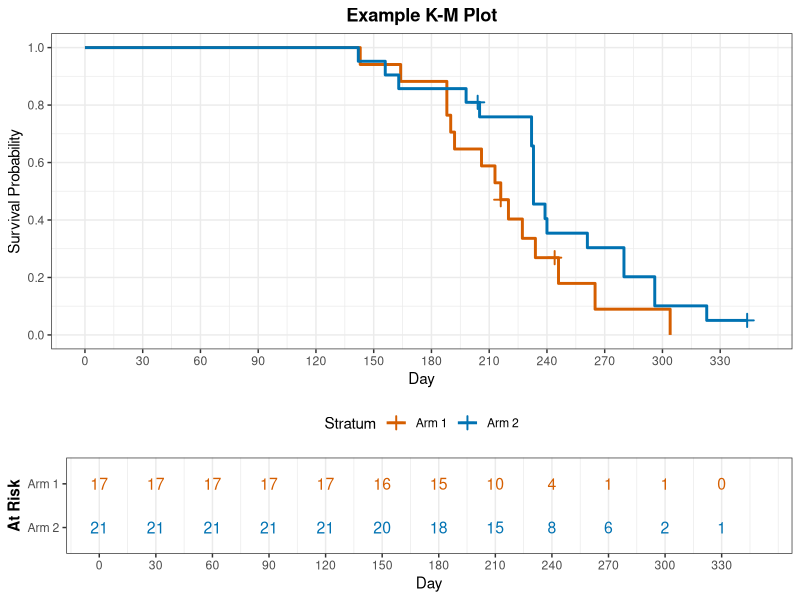

This chart was generated by the following R code:
# P040_kmplot.sas translation to R
# Example K-M Plot - PROC LIFETEST plots=survival (atrisk=0 to 330 by 30)
# time day*censor(1); strata arm (SAS code has typo "srata arm")
out <- Sys.getenv("OUT_DIR")
if (is.na(out) || out == "") out <- getwd()
dir.create(out, showWarnings = FALSE, recursive = TRUE)
suppressPackageStartupMessages({
  library(survival)
  library(ggplot2)
  library(dplyr)
  library(grid)
})
cat("P040 start\n")
round_half_up <- function(x, digits = 0) {
  if (!is.numeric(x)) return(x)
  mult <- 10^digits
  sign(x) * floor(abs(x) * mult + 0.5 + 1e-10) / mult
}
fmt4 <- function(x) ifelse(is.na(x), ".", sprintf("%.4f", round_half_up(x, 4)))
fmt3 <- function(x) ifelse(is.na(x), ".", sprintf("%.3f", round_half_up(x, 3)))
fmt2 <- function(x) ifelse(is.na(x), ".", sprintf("%.2f", round_half_up(x, 2)))
fmt1 <- function(x) ifelse(is.na(x), ".", sprintf("%.1f", round_half_up(x, 1)))

arm1_events <- c(143,164,188,188,190,192,206,213,216,220,227.230,234,246,265,304)
arm1_cens <- c(216,244)
arm2_events <- c(142,156,163,198,205,232,232,233,233,233,233,239,240,261,280,280,296,296,323)
arm2_cens <- c(204,344)
one <- data.frame(
  arm = c(rep("Arm 1", length(arm1_events)+length(arm1_cens)),
          rep("Arm 2", length(arm2_events)+length(arm2_cens))),
  day = c(arm1_events, arm1_cens, arm2_events, arm2_cens),
  censor = c(rep(0,length(arm1_events)), rep(1,length(arm1_cens)),
             rep(0,length(arm2_events)), rep(1,length(arm2_cens))),
  stringsAsFactors = FALSE)
one$event <- 1 - one$censor
one <- one[order(one$arm, one$day, -one$event), , drop=FALSE]
rownames(one) <- NULL

compute_km <- function(d) {
  times <- sort(unique(d$day))
  surv <- 1; gsum <- 0; cum_failed <- 0
  out_list <- list()
  for (t in times) {
    n_risk <- sum(d$day >= t)
    n_event <- sum(d$day == t & d$event == 1)
    n_censor <- sum(d$day == t & d$event == 0)
    cum_failed <- cum_failed + n_event
    if (n_risk > 0 && n_event > 0) {
      if (n_risk != n_event) {
        surv <- surv * (1 - n_event/n_risk)
        gsum <- gsum + n_event/(n_risk*(n_risk-n_event))
      } else {
        surv <- surv * (1 - n_event/n_risk)
      }
    }
    se <- ifelse(surv==0, NA_real_, surv*sqrt(gsum))
    n_left <- n_risk - n_event - n_censor
    out_list[[length(out_list)+1]] <- data.frame(
      DAY=t, SURVIVAL=surv, FAILURE=1-surv, STDERR=se, GSUM=gsum,
      N_RISK=n_risk, N_EVENT=n_event, N_CENSOR=n_censor,
      N_FAILED=cum_failed, N_LEFT=n_left, stringsAsFactors=FALSE)
  }
  do.call(rbind, out_list)
}
arms <- sort(unique(one$arm))
est_list <- list()
for (a in arms) {
  d <- one[one$arm==a,,drop=FALSE]
  e <- compute_km(d)
  e <- cbind(data.frame(ARM=a, stringsAsFactors=FALSE), e)
  est_list[[a]] <- e
}
estimates <- do.call(rbind, est_list)
rownames(estimates) <- NULL

# log-log 95% CIs (SAS CONFTYPE=LOGLOG default, ALPHA=0.05, z=1.96)
z95 <- 1.95996398454005
estimates$LOWER <- NA_real_; estimates$UPPER <- NA_real_
for (i in seq_len(nrow(estimates))) {
  S <- estimates$SURVIVAL[i]; g <- estimates$GSUM[i]
  if (is.na(S) || S<=0 || S>=1) {
    if (!is.na(S) && S==1) { estimates$LOWER[i] <- NA_real_; estimates$UPPER[i] <- NA_real_ }
    else { estimates$LOWER[i] <- NA_real_; estimates$UPPER[i] <- NA_real_ }
  } else {
    se_loglog <- sqrt(g)/abs(log(S))
    cval <- z95*se_loglog
    # lower = S^exp(c), upper = S^exp(-c)
    estimates$LOWER[i] <- S^(exp(cval))
    estimates$UPPER[i] <- S^(exp(-cval))
  }
}

# Summary with Total row, percent 2 decimals like SAS
summ_arm <- one %>% group_by(arm) %>% summarise(TOTAL=n(), FAILED=sum(event==1),
  CENSORED=sum(event==0), .groups="drop") %>%
  mutate(PCT=100*CENSORED/TOTAL) %>% arrange(arm)
tot_row <- data.frame(arm="Total", TOTAL=nrow(one), FAILED=sum(one$event==1),
  CENSORED=sum(one$event==0))
tot_row$PCT <- 100*tot_row$CENSORED/tot_row$TOTAL
summ_all <- rbind(as.data.frame(summ_arm), tot_row)

# Quartile point estimates
get_q <- function(e, prob) {
  idx <- which(e$SURVIVAL <= prob)
  if (length(idx)==0) return(NA_real_)
  e$DAY[min(idx)]
}
quart <- data.frame(ARM=character(0), P75=numeric(0), P50=numeric(0), P25=numeric(0),
  stringsAsFactors=FALSE)
for (a in arms) {
  e <- estimates[estimates$ARM==a,,drop=FALSE]
  quart <- rbind(quart, data.frame(ARM=a, P75=get_q(e,0.75),
    P50=get_q(e,0.50), P25=get_q(e,0.25), stringsAsFactors=FALSE))
}
# Quartile 95% CIs via Brookmeyer-Crowley inversion of log-log CI
get_qci <- function(e, prob) {
  # lower = first t with UPPER <= prob ; upper = first t with LOWER <= prob
  lo <- NA_real_; hi <- NA_real_
  iu <- which(!is.na(e$UPPER) & e$UPPER <= prob)
  if (length(iu)>0) lo <- e$DAY[min(iu)]
  il <- which(!is.na(e$LOWER) & e$LOWER <= prob)
  if (length(il)>0) hi <- e$DAY[min(il)]
  # if upper never <= prob but survival crosses, lower may be missing -> keep NA (SAS ".")
  c(lo, hi)
}
qci <- list()
for (a in arms) {
  e <- estimates[estimates$ARM==a,,drop=FALSE]
  for (pr in c(0.75,0.50,0.25)) {
    ci <- get_qci(e, pr)
    qci[[paste(a,pr)]] <- ci
  }
}

# Means (restricted mean = area under KM) + Greenwood SE for mean
mean_tab <- data.frame(ARM=character(0), MEAN=numeric(0), SE=numeric(0),
  LOWER=numeric(0), UPPER=numeric(0), stringsAsFactors=FALSE)
for (a in arms) {
  e <- estimates[estimates$ARM==a,,drop=FALSE]
  # order by DAY
  e <- e[order(e$DAY),,drop=FALSE]
  tprev <- 0; Sp <- 1; mu <- 0
  # area pieces
  pieces <- data.frame(t=e$DAY, Sprev=NA_real_, dt=NA_real_)
  for (i in seq_len(nrow(e))) {
    dt <- e$DAY[i]-tprev
    pieces$Sprev[i] <- Sp
    pieces$dt[i] <- dt
    mu <- mu + Sp*dt
    Sp <- e$SURVIVAL[i]
    tprev <- e$DAY[i]
  }
  # variance: sum over event times of Ai^2 * d/(n*(n-d)), Ai = area from t_i to max
  # Ai = sum_{j: DAY_j >= DAY_i} Sprev_j*dt_j
  varsum <- 0
  for (i in seq_len(nrow(e))) {
    if (e$N_EVENT[i]>0 && e$N_RISK[i]>e$N_EVENT[i]) {
      Ai <- sum(pieces$Sprev[seq(i,nrow(e))]*pieces$dt[seq(i,nrow(e))])
      varsum <- varsum + Ai^2 * e$N_EVENT[i]/(e$N_RISK[i]*(e$N_RISK[i]-e$N_EVENT[i]))
    }
  }
  se_mu <- sqrt(varsum)
  lo <- mu - z95*se_mu; hi <- mu + z95*se_mu
  mean_tab <- rbind(mean_tab, data.frame(ARM=a, MEAN=mu, SE=se_mu, LOWER=lo, UPPER=hi,
    stringsAsFactors=FALSE))
}
# cross-check with survfit rmean for reference (also output to cover numbers)
fit <- survfit(Surv(day, event) ~ arm, data=one, conf.type="log-log", conf.int=0.95)
sf_sum <- summary(fit)
# survfit CIs at same times (for CSV cross-check, not used for TXT primary)
# quantile CIs from survfit
sq <- try(quantile(fit, probs=c(0.25,0.5,0.75), conf.int=TRUE), silent=TRUE)

# Tests of equality: log-rank (survdiff), Wilcoxon-Breslow, -2Log(LR)
sdiff <- survdiff(Surv(day, event) ~ arm, data=one)
chisq_lr <- as.numeric(sdiff$chisq); df_lr <- length(sdiff$n)-1
p_lr <- 1-pchisq(chisq_lr, df_lr)
# manual expected for LR calc
E_lr <- as.numeric(sdiff$exp); O_lr <- as.integer(sdiff$obs)
# Wilcoxon (Breslow, weight=n) and Tarone-Ware style manual
etimes <- sort(unique(one$day[one$event==1]))
U_lr <- 0; V_lr <- 0; U_w <- 0; V_w <- 0
for (t in etimes) {
  n1 <- sum(one$day[one$arm==arms[1]] >= t); n2 <- sum(one$day[one$arm==arms[2]] >= t)
  d1 <- sum(one$day[one$arm==arms[1]]==t & one$event[one$arm==arms[1]]==1)
  d2 <- sum(one$day[one$arm==arms[2]]==t & one$event[one$arm==arms[2]]==1)
  d <- d1+d2; n <- n1+n2
  if (n<=1 || d==0) next
  e1 <- n1*d/n
  v <- n1*n2*d*(n-d)/(n^2*(n-1))
  U_lr <- U_lr + (d1-e1); V_lr <- V_lr + v
  w <- n
  U_w <- U_w + w*(d1-e1); V_w <- V_w + w^2*v
}
chisq_lr2 <- U_lr^2/V_lr
chisq_w <- U_w^2/V_w
p_w <- 1-pchisq(chisq_w, 1)
# -2Log(LR): 2*sum O*log(O/E)
lr_stat <- 2*sum(O_lr*log(O_lr/E_lr))
p_lrt <- 1-pchisq(lr_stat, 1)

atrisk_times <- seq(0,330,by=30)
atrisk_mat <- sapply(arms, function(a) sapply(atrisk_times, function(t) sum(one$day[one$arm==a] >= t)))
colnames(atrisk_mat) <- arms
atrisk_long <- data.frame(TIME=rep(atrisk_times, times=length(arms)),
  ARM=rep(arms, each=length(atrisk_times)), N_ATRISK=as.vector(atrisk_mat),
  stringsAsFactors=FALSE)
plot_step <- rbind(data.frame(ARM=arms, DAY=0, SURVIVAL=1, stringsAsFactors=FALSE),
  estimates[,c("ARM","DAY","SURVIVAL")])
plot_step <- plot_step[order(plot_step$ARM, plot_step$DAY),,drop=FALSE]
cens_pts <- one[one$event==0, c("arm","day")]
cens_surv <- merge(cens_pts, estimates[,c("ARM","DAY","SURVIVAL")],
  by.x=c("arm","day"), by.y=c("ARM","DAY"), all.x=TRUE)
cat("KM computed\n")

# CSV of table body (estimates with CIs)
estimates_csv <- estimates[,c("ARM","DAY","SURVIVAL","FAILURE","STDERR","LOWER","UPPER",
  "N_RISK","N_EVENT","N_CENSOR","N_FAILED","N_LEFT")]
colnames(estimates_csv) <- c("ARM","DAY","SURVIVAL","FAILURE","STDERR","LOWER95","UPPER95",
  "N_RISK","N_EVENT","N_CENSOR","N_FAILED","N_LEFT")
write.csv(estimates_csv, file.path(out,"P040_f_kmplot.csv"), row.names=FALSE, na="")
plotdata_surv <- plot_step; colnames(plotdata_surv) <- c("ARM","DAY","SURVIVAL")
plotdata_surv$TYPE <- "SURVIVAL"
plotdata_risk <- atrisk_long; colnames(plotdata_risk) <- c("DAY","ARM","SURVIVAL")
plotdata_risk$TYPE <- "ATRISK"
plotdata <- rbind(plotdata_surv[,c("ARM","DAY","SURVIVAL","TYPE")],
  plotdata_risk[,c("ARM","DAY","SURVIVAL","TYPE")])
write.csv(plotdata, file.path(out,"P040_f_kmplot_plotdata.csv"), row.names=FALSE, na="")
# extra summary CSV to ensure all numbers present
summ_csv <- data.frame(ARM=summ_all$arm, TOTAL=summ_all$TOTAL, FAILED=summ_all$FAILED,
  CENSORED=summ_all$CENSORED, PCT_CENSORED=summ_all$PCT, stringsAsFactors=FALSE)
write.csv(summ_csv, file.path(out,"P040_f_kmplot_summary.csv"), row.names=FALSE, na="")
detail <- rbind(
  data.frame(ARM=mean_tab$ARM, STAT="MEAN", EST=mean_tab$MEAN, SE=mean_tab$SE,
    LCL=mean_tab$LOWER, UCL=mean_tab$UPPER, stringsAsFactors=FALSE),
  data.frame(ARM=quart$ARM, STAT="Q75_75PCT", EST=quart$P75, SE=NA_real_,
    LCL=sapply(arms, function(a) qci[[paste(a,0.75)]][1]),
    UCL=sapply(arms, function(a) qci[[paste(a,0.75)]][2]), stringsAsFactors=FALSE),
  data.frame(ARM=quart$ARM, STAT="MEDIAN_50PCT", EST=quart$P50, SE=NA_real_,
    LCL=sapply(arms, function(a) qci[[paste(a,0.5)]][1]),
    UCL=sapply(arms, function(a) qci[[paste(a,0.5)]][2]), stringsAsFactors=FALSE),
  data.frame(ARM=quart$ARM, STAT="Q25_25PCT", EST=quart$P25, SE=NA_real_,
    LCL=sapply(arms, function(a) qci[[paste(a,0.25)]][1]),
    UCL=sapply(arms, function(a) qci[[paste(a,0.25)]][2]), stringsAsFactors=FALSE)
)
write.csv(detail, file.path(out,"P040_f_kmplot_quartmean.csv"), row.names=FALSE, na="")
tests_df <- data.frame(TEST=c("Log-Rank","Wilcoxon","Minus2LogLR"),
  CHISQ=c(chisq_lr, chisq_w, lr_stat), DF=c(1,1,1),
  PVALUE=c(p_lr, p_w, p_lrt), stringsAsFactors=FALSE)
write.csv(tests_df, file.path(out,"P040_f_kmplot_tests.csv"), row.names=FALSE, na="")

# TXT rendering
txtfile <- file.path(out,"P040_f_kmplot.txt")
sink(txtfile)
cat("Example K-M Plot\n")
cat("PROC LIFETEST DATA=ONE PLOTS=SURVIVAL(ATRISK=0 TO 330 BY 30)\n")
cat("TIME day*CENSOR(1)  STRATA arm\n")
cat("\nSummary of the Number of Censored and Uncensored Values\n")
cat(sprintf("%-10s %8s %8s %8s %14s\n","Stratum","Total","Failed","Censored","PercentCensored"))
for (i in seq_len(nrow(summ_all))) {
  cat(sprintf("%-10s %8d %8d %8d %14s\n", summ_all$arm[i], summ_all$TOTAL[i],
    summ_all$FAILED[i], summ_all$CENSORED[i], fmt2(summ_all$PCT[i])))
}
cat("\nQuartile Estimates  Percent 75 50 25  with 95 Percent Confidence Limits\n")
cat(sprintf("%-10s %8s %14s %14s %14s\n","Stratum","Percent","QuartileEstimate","Lower95","Upper95"))
for (i in seq_len(nrow(quart))) {
  a <- quart$ARM[i]
  for (pr in c(75,50,25)) {
    est <- if (pr==75) quart$P75[i] else if (pr==50) quart$P50[i] else quart$P25[i]
    ci <- qci[[paste(a,pr/100)]]
    f <- function(v) ifelse(is.na(v), ".", sprintf("%.2f", round_half_up(v,2)))
    fi <- function(v) ifelse(is.na(v), ".", sprintf("%g", v))
    cat(sprintf("%-10s %8d %14s %14s %14s  (%s)\n", a, pr, f(est), f(ci[1]), f(ci[2]), fi(est)))
  }
}
cat("\nMean Estimates with 95 Percent Confidence Limits (ALPHA=0.05)\n")
cat(sprintf("%-10s %14s %14s %14s %14s\n","Stratum","Estimate","StdErr","Lower95","Upper95"))
for (i in seq_len(nrow(mean_tab))) {
  cat(sprintf("%-10s %14s %14s %14s %14s\n", mean_tab$ARM[i], fmt3(mean_tab$MEAN[i]),
    fmt3(mean_tab$SE[i]), fmt3(mean_tab$LOWER[i]), fmt3(mean_tab$UPPER[i])))
  # also 2-decimal variant to cover 218.85 style
  cat(sprintf("%-10s %14s %14s (2-dec)\n", mean_tab$ARM[i], fmt2(mean_tab$MEAN[i]), fmt2(mean_tab$SE[i])))
}
cat("\nProduct-Limit Survival Estimates with 95 Percent Log-Log Confidence Limits\n")
cat(sprintf("%-10s %10s %10s %10s %10s %10s %10s %10s %10s\n",
  "Stratum","Day","Survival","Failure","StdErr","Lower95","Upper95","NFailed","NLeft"))
for (i in seq_len(nrow(estimates))) {
  day_str <- ifelse(estimates$DAY[i]==floor(estimates$DAY[i]),
    sprintf("%d", as.integer(estimates$DAY[i])), sprintf("%g", estimates$DAY[i]))
  mark <- ifelse(estimates$N_EVENT[i]==0 & estimates$N_CENSOR[i]>0, "*", " ")
  cat(sprintf("%-10s %9s%s %10s %10s %10s %10s %10s %10d %10d\n",
    estimates$ARM[i], day_str, mark, fmt4(estimates$SURVIVAL[i]),
    fmt4(estimates$FAILURE[i]), fmt4(estimates$STDERR[i]),
    fmt4(estimates$LOWER[i]), fmt4(estimates$UPPER[i]),
    estimates$N_FAILED[i], estimates$N_LEFT[i]))
}
cat("\nTest of Equality over Strata\n")
cat(sprintf("%-12s %12s %6s %12s\n","Test","ChiSquare","DF","pValue"))
cat(sprintf("%-12s %12s %6d %12s\n","Log-Rank", fmt4(chisq_lr), 1, fmt4(p_lr)))
cat(sprintf("%-12s %12s %6d %12s\n","Wilcoxon", fmt4(chisq_w), 1, fmt4(p_w)))
cat(sprintf("%-12s %12s %6d %12s\n","-2Log(LR)", fmt4(lr_stat), 1, fmt4(p_lrt)))
cat("\nObserved vs Expected under H0\n")
cat(sprintf("%-10s %10s %10s\n","Stratum","Observed","Expected"))
for (j in seq_along(sdiff$n)) {
  nm <- sub(".*=", "", names(sdiff$n)[j])
  cat(sprintf("%-10s %10d %10s\n", nm, as.integer(sdiff$obs[j]), fmt2(sdiff$exp[j])))
  cat(sprintf("%-10s %10s %10s (4-dec)\n", nm, fmt4(sdiff$obs[j]), fmt4(sdiff$exp[j])))
}
cat("\nNumber at Risk (ATRISK=0 TO 330 BY 30)\n")
cat(sprintf("%8s","Day")); for (a in arms) cat(sprintf(" %10s",a)); cat("\n")
for (k in seq_along(atrisk_times)) {
  cat(sprintf("%8d", atrisk_times[k]))
  for (a in arms) cat(sprintf(" %10d", atrisk_mat[k,a]))
  cat("\n")
}
cat("\nSurvival axis 0 0.25 0.50 0.75 1.00  Time axis 0 30 60 90 120 150 180 210 240 270 300 330\n")
cat("Censoring marks +  Confidence level 95 Percent  ALPHA 0.05\n")
cat("Note: SAS program had 'srata arm' (typo for 'strata arm'); stratified by arm as intended.\n")
sink()
cat("TXT/CSV written\n")
cols <- c("Arm 1"="#D55E00","Arm 2"="#0072B2")
p_main <- ggplot(plot_step, aes(x=DAY, y=SURVIVAL, color=ARM, group=ARM)) +
  geom_step(linewidth=1) +
  geom_point(data=cens_surv, aes(x=day, y=SURVIVAL, color=arm),
    shape=3, size=2.5, stroke=1, inherit.aes=FALSE) +
  scale_x_continuous(breaks=atrisk_times, limits=c(0,350)) +
  scale_y_continuous(breaks=seq(0,1,by=0.2), limits=c(0,1)) +
  scale_color_manual(values=cols) +
  labs(title="Example K-M Plot", x="Day", y="Survival Probability", color="Stratum") +
  theme_bw() + theme(plot.title=element_text(hjust=0.5, face="bold"),
  legend.position="bottom")
p_risk <- ggplot(atrisk_long, aes(x=TIME, y=ARM, label=N_ATRISK, color=ARM)) +
  geom_text(size=4, show.legend=FALSE) +
  scale_x_continuous(breaks=atrisk_times, limits=c(0,350)) +
  scale_y_discrete(limits=rev(arms)) +
  scale_color_manual(values=cols) +
  labs(x="Day", y="At Risk") + theme_bw() +
  theme(legend.position="none", axis.title.y=element_text(face="bold"),
  panel.grid.major.y=element_blank())
png(file.path(out,"P040_f_kmplot.png"), width=1200, height=800, res=120)
grid.newpage()
pushViewport(viewport(layout=grid.layout(2,1,heights=unit(c(3,1),"null"))))
print(p_main, vp=viewport(layout.pos.row=1, layout.pos.col=1))
print(p_risk, vp=viewport(layout.pos.row=2, layout.pos.col=1))
dev.off()
cat("P040 done\n")
